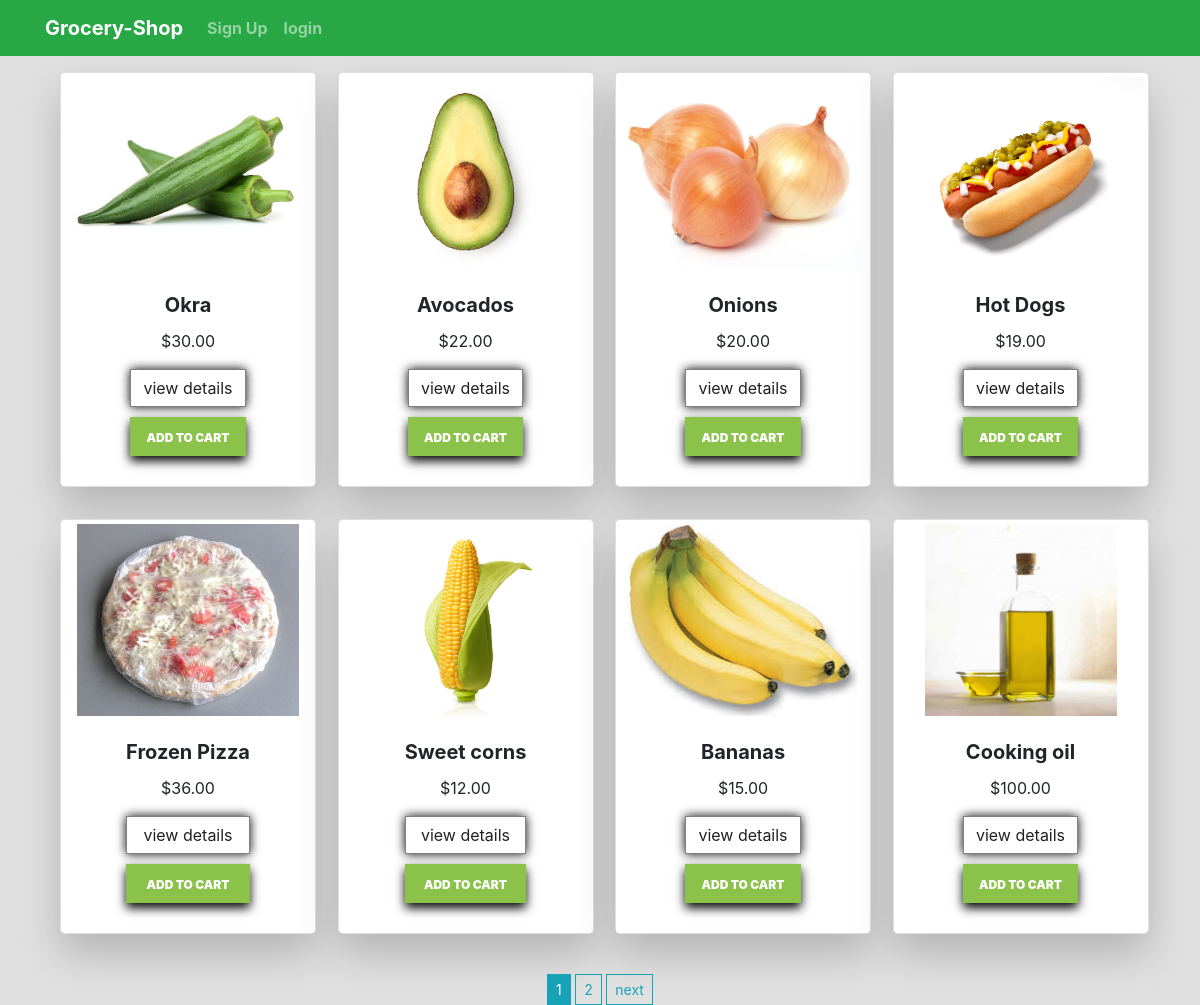
/products, run on an earlier commit of the app's database.
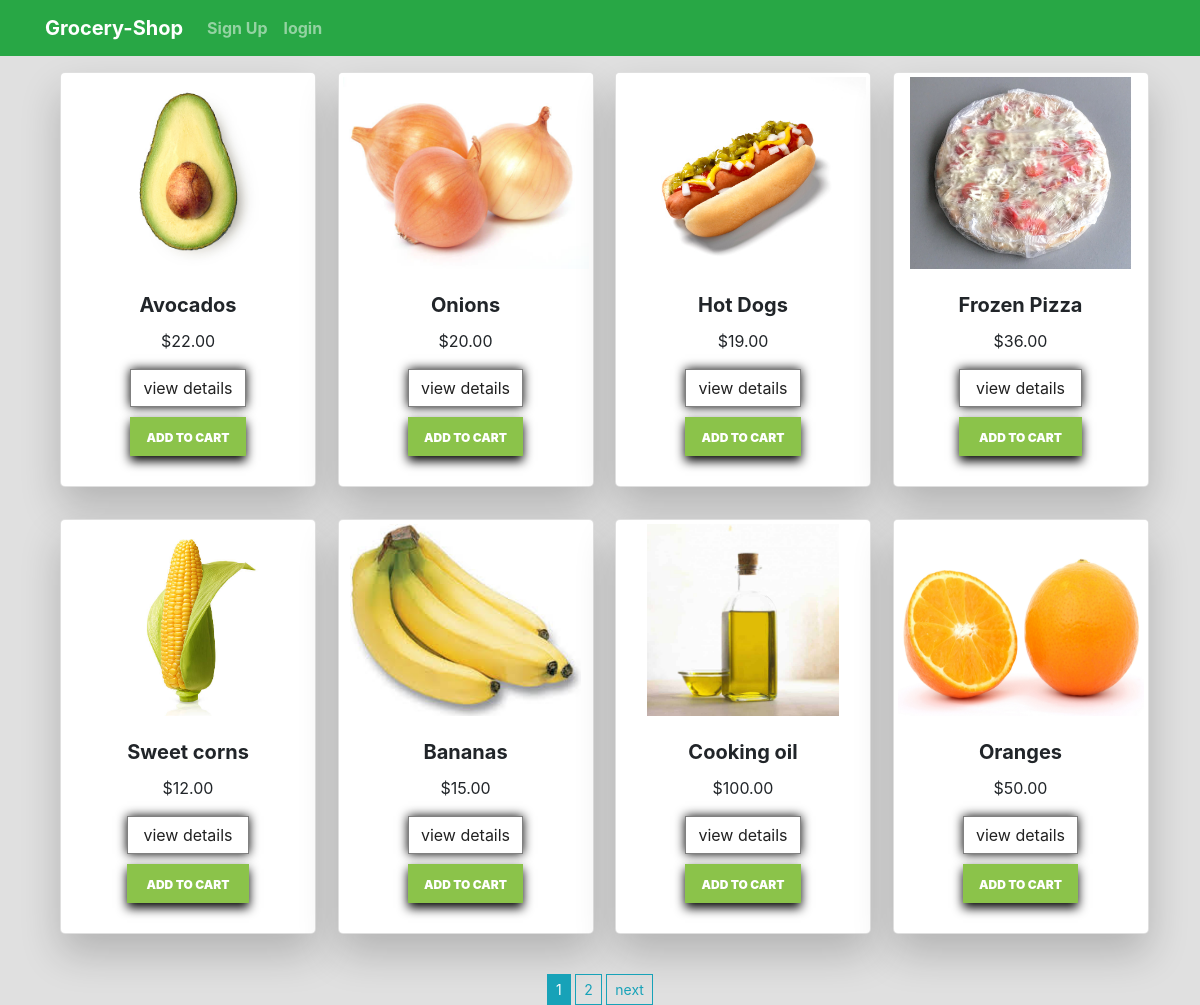
And on a later commit of the database.
### src/models.py (models this page shows, shortened)
class ProductModel(db.Model):
    __seachbale__ = ['name', 'description']
    id = db.Column(db.Integer, primary_key=True)
    name = db.Column(db.String(80), nullable=False)
    price = db.Column(db.Numeric(10, 2), nullable=False)
    discount = db.Column(db.Integer, default=0)
    stock = db.Column(db.Integer, nullable=False)
    description = db.Column(db.Text, nullable=False)
    pub_date = db.Column(db.DateTime, nullable=False, default=datetime.utcnow)
    category_id = db.Column(db.Integer, db.ForeignKey('category_model.id'), nullable=False)
    category = db.relationship('CategoryModel', backref=db.backref('categories', lazy=True))
    image_1 = db.Column(db.String(150), nullable=False, default='image1.jpg')
    image_2 = db.Column(db.String(150), nullable=False, default='image2.jpg')
    image_3 = db.Column(db.String(150), nullable=False, default='image3.jpg')

### src/products/routes.py (the view)
@products_bp.route('/products')
def all_products():
    page = request.args.get('page', 1, type=int)
    products = ProductModel.query.filter(ProductModel.stock > 0).order_by(ProductModel.id.desc()).paginate(
        page=page,
        per_page=8)
    return render_template('products/index.html', products=products, categories=categories())

### src/products/routes.py (called while the page is built)
def categories():
    all_categories = CategoryModel.query.join(ProductModel, (CategoryModel.id == ProductModel.category_id)).all()
    return all_categories

### src/templates/products/index.html (shortened to what this page needs)
{% extends 'layout.html' %}
{% block content %}
{% include 'includes/navbar.html' %}
<div class="container">
    <div class="row mx-auto">
    {% if get_cat_prod %}
        {% for get_cat in get_cat_prod.items %}
        <div class="col-md-3 my-3">
          <div class="card" style="width: 16rem;">
            <img class='mx-auto img-thumbnail' src="{{url_for('static', filename='images/' + get_cat.image_1)}}" width="auto" style="height:200px;"/>
            <div class="card-body text-center mx-auto">
                <div class='cvp'>
                    <h5 class="card-title font-weight-bold">{{get_cat.name}}</h5>
                    <p class="card-text">${{get_cat.price}}</p>
                    <a href="{{url_for('products_bp.single_page', product_id=get_cat.id)}}" class="btn details px-auto">view details</a>
                    <br />
                    <form action="{{url_for('cart_bp.AddCart')}}" method="post">
                      <input type="hidden" name="product_id" value="{{get_cat.id}}">
                      <button type="submit" class="btn cart px-auto">ADD TO CART</button>
                      <input type="hidden" name="quantity" value="1" min="1" max="20">
                    </form>
                </div>
            </div>
          </div>
      </div>
        {% endfor %}
      </div>
      <div class="row mt-4">
        <div class="col text-center">
          {% if get_cat_prod.has_prev %}
            <a href="{{url_for('products_bp.get_category',category_id=get_cat.id, page=get_cat_prod.prev_num)}}"class="btn btn-sm btn-outline-info">previus</a>
          {% endif %}
          {% if get_cat_prod.total > 8 %}
         {% for page_num in get_cat_prod.iter_pages(left_edge=1, right_edge=2, left_current=1,right_current=2) %}
         {% if page_num %}
           {% if get_cat_prod.page == page_num %}
           <a href="{{url_for('products_bp.get_category',category_id=get_cat.id, page=page_num)}}" class="btn btn-sm btn-info">{{page_num}}</a>
           {% else %}
           <a href="{{url_for('products_bp.get_category',category_id=get_cat.id, page=page_num)}}" class="btn btn-sm btn-outline-info">{{page_num}}</a>
            {% endif %}
          {% else %}
          ...
          {% endif %}
         {% endfor %}
         {% endif %}
         {% if get_cat_prod.has_next %}
         <a href="{{url_for('products_bp.get_category', category_id=get_cat.id, page=get_cat_prod.next_num)}}" class="btn btn-sm btn-outline-info">next</a>
       {% endif %}
        </div>
      </div>
        <div class="row">
         {% else %}
        {% for product in products.items %}
      <div class="col-md-3 my-3">
        <div class="card" style="width: 16rem;">
          <img class='mx-auto img-thumbnail' src="{{url_for('static', filename='images/' + product.image_1)}}" width="auto" style="height:200px;"/>
          <div class="card-body text-center mx-auto">
              <div class='cvp'>
                  <h5 class="card-title font-weight-bold">{{product.name}}</h5>
                  <p class="card-text">${{product.price}}</p>
                  <a href="{{url_for('products_bp.single_page',product_id=product.id)}}" class="btn details px-auto">view details</a>
                  <br />
                <form action="{{url_for('cart_bp.AddCart')}}" method="post">
                  <button type="submit" class="btn cart px-auto">ADD TO CART</button>
              </form>
              </div>
          </div>
        </div>
      </div>
        {% endfor %}
      </div>
      <div class="row mt-4">
        <div class="col text-center">
          {% if products.total> 8 %}
         {% for page_num in products.iter_pages(left_edge=1, right_edge=2, left_current=1,right_current=2) %}
         {% if page_num %}
           {% if products.page == page_num %}
           <a href="{{url_for('products_bp.all_products', page=page_num)}}" class="btn btn-sm btn-info">{{page_num}}</a>
           {% else %}
           <a href="{{url_for('products_bp.all_products', page=page_num)}}" class="btn btn-sm btn-outline-info">{{page_num}}</a>
            {% endif %}
          {% else %}
          ...
          {% endif %}
         {% endfor %}
         {% endif %}
         {% if products.has_next %}
         <a href="{{url_for('products_bp.all_products', page=products.next_num)}}"class="btn btn-sm btn-outline-info">next</a>
       {% endif %}
        </div>
      </div>
        {% endif %}
    </div>
{% endblock content %}

### src/templates/layout.html (shortened to what this page needs)
<!doctype html>
<html lang="en">
  <head>
    <link rel="stylesheet" href="https://cdnjs.cloudflare.com/ajax/libs/font-awesome/5.9.0/css/all.min.css" />
    <link rel="stylesheet" href="{{url_for('static', filename='css/bootstrap.min.css')}}">
    <link rel="stylesheet" href="{{url_for('static', filename='css/navbar.css')}}">
  </head>
  <body>
    {% block content %}
    {% endblock content %}
  </body>
</html>

### src/templates/includes/navbar.html (shortened to what this page needs)
    <nav class="navbar navbar-expand-lg navbar-dark font-weight-bold bg-success">
        <div class="container">
        <a class="navbar-brand" href="/">Grocery-Shop</a>
        <div class="collapse navbar-collapse" id="navbarSupportedContent">
          <ul class="navbar-nav mr-auto">
             {% if current_user.is_authenticated %}
             <li class="nav-item {% if 'products' in request.path %}active{% endif %}">
              <a class="nav-link" href="{{url_for('products_bp.all_products')}}">Store</a>
            </li>
            {% if 'products' in request.path %}
            {% if categories %}
            <li class="nav-item dropdown">
                <a class="nav-link dropdown-toggle" href="#" id="navbarDropdown" role="button" data-toggle="dropdown" aria-haspopup="true" aria-expanded="false">
                 Categories
                </a>
                <div class="dropdown-menu" aria-labelledby="navbarDropdown">
                    {% for category in categories %}
                  <a class="dropdown-item" href="{{url_for('products_bp.get_category',category_id=category.id)}}">{{category.name}}</a>
                  {% endfor %}
                </div>
              </li>
              {% endif %}
              {% endif %}
              <li class="nav-item">
                <a href="{{url_for('cart_bp.getCart')}}" class="nav-link {% if 'cart' in request.path %}active{% endif %}"> Cart ({{ session['Shoppingcart']|length }}) </a>
              </li>
             {% if not current_user.is_admin %}
              <li class="nav-item">
               <a href="{{url_for('customer_bp.profile')}}" class="nav-link {% if 'profile' in request.path %}active{% endif %}"> Profile</a>
             </li>
            {% endif %}
             {% else %}
             <li class="nav-item">
              <a href="{{url_for('customer_bp.customer_register')}}" class="nav-link {% if 'register' in request.path %}active{% endif %}">Sign Up</a>
            </li>
             <li class="nav-item">
              <a href="{{url_for('customer_bp.login')}}" class="nav-link {% if 'login' in request.path %}active{% endif %}">login</a>
            </li>
            {% endif %}
          </ul>
          </div>
            </div>
      </nav>

### src/templates/products/index.html (style rules this page uses)
body { background: #E0E0E0 }
.details { border: 1.5px solid grey; color: #212121; width: 100%; height: auto; box-shadow: 0px 0px 10px #000; }
.cart { background-color: #8bc34a; color: white; margin-top: 10px; font-size: 12px; font-weight: 900; width: 100%; height: 39px; padding-top: 9px; box-shadow: 0px 5px 10px #000; }
.card { width: fit-content }
.card-body { width: fit-content }
.btn { border-radius: 0 }
.img-thumbnail { border: none }
.card { box-shadow: 0 20px 40px rgba(0, 0, 0, .2); border-radius: 5px; padding-bottom: 10px }

What changed in the data, as far as the page shows it:
no longer on this page (row edited): ProductModel: image_1 (picture), name "Okra", price "30.00"
now on this page (row unchanged): ProductModel: image_1 (picture), name "Oranges", price "50.00"
